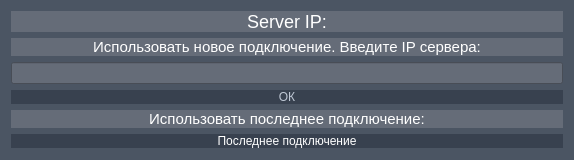
<?xml version="1.0" encoding="UTF-8"?>
<ui version="4.0">
 <class>ipAdress</class>
 <widget class="QWidget" name="ipAdress">
  <property name="geometry">
   <rect>
    <x>0</x>
    <y>0</y>
    <width>574</width>
    <height>160</height>
   </rect>
  </property>
  <property name="windowTitle">
   <string>Form</string>
  </property>
  <property name="styleSheet">
   <string notr="true">QWidget{
background: #4b5563;
}</string>
  </property>
  <layout class="QVBoxLayout" name="verticalLayout">
   <item>
    <widget class="QLabel" name="label_2">
     <property name="sizePolicy">
      <sizepolicy hsizetype="Preferred" vsizetype="Fixed">
       <horstretch>0</horstretch>
       <verstretch>0</verstretch>
      </sizepolicy>
     </property>
     <property name="styleSheet">
      <string notr="true">QLabel{
	
	font-size: 18px;
	font-family: 'verdana', sans-serif;
	background: #656c78;
	color: white;
}</string>
     </property>
     <property name="text">
      <string>Server IP:</string>
     </property>
     <property name="alignment">
      <set>Qt::AlignCenter</set>
     </property>
    </widget>
   </item>
   <item>
    <widget class="QLabel" name="label">
     <property name="sizePolicy">
      <sizepolicy hsizetype="Preferred" vsizetype="Maximum">
       <horstretch>0</horstretch>
       <verstretch>0</verstretch>
      </sizepolicy>
     </property>
     <property name="styleSheet">
      <string notr="true">QLabel{
	
	font-size: 15px;
	font-family: 'verdana', sans-serif;
	background: #656c78;
	color: white;
}</string>
     </property>
     <property name="text">
      <string>Использовать новое подключение. Введите IP сервера:</string>
     </property>
     <property name="alignment">
      <set>Qt::AlignCenter</set>
     </property>
    </widget>
   </item>
   <item>
    <widget class="QLineEdit" name="ipInput">
     <property name="sizePolicy">
      <sizepolicy hsizetype="Expanding" vsizetype="Maximum">
       <horstretch>0</horstretch>
       <verstretch>0</verstretch>
      </sizepolicy>
     </property>
     <property name="styleSheet">
      <string notr="true">QLineEdit{
	background: #656c78;
	color: white;
}</string>
     </property>
    </widget>
   </item>
   <item>
    <widget class="QPushButton" name="accept">
     <property name="styleSheet">
      <string notr="true">QPushButton { background-color: #38414f; border: none; color: #bec7d4;}</string>
     </property>
     <property name="text">
      <string>ОК</string>
     </property>
    </widget>
   </item>
   <item>
    <widget class="QLabel" name="label_3">
     <property name="sizePolicy">
      <sizepolicy hsizetype="Expanding" vsizetype="Maximum">
       <horstretch>0</horstretch>
       <verstretch>0</verstretch>
      </sizepolicy>
     </property>
     <property name="styleSheet">
      <string notr="true">QLabel{
	
	font-size: 15px;
	font-family: 'verdana', sans-serif;
	background: #656c78;
	color: white;
}</string>
     </property>
     <property name="text">
      <string>Использовать последнее подключение:</string>
     </property>
     <property name="alignment">
      <set>Qt::AlignCenter</set>
     </property>
    </widget>
   </item>
   <item>
    <widget class="QPushButton" name="lastConnection">
     <property name="styleSheet">
      <string notr="true">QPushButton { background-color: #38414f; border: none; color: white;}</string>
     </property>
     <property name="text">
      <string>Последнее подключение</string>
     </property>
    </widget>
   </item>
  </layout>
 </widget>
 <resources/>
 <connections/>
</ui>
